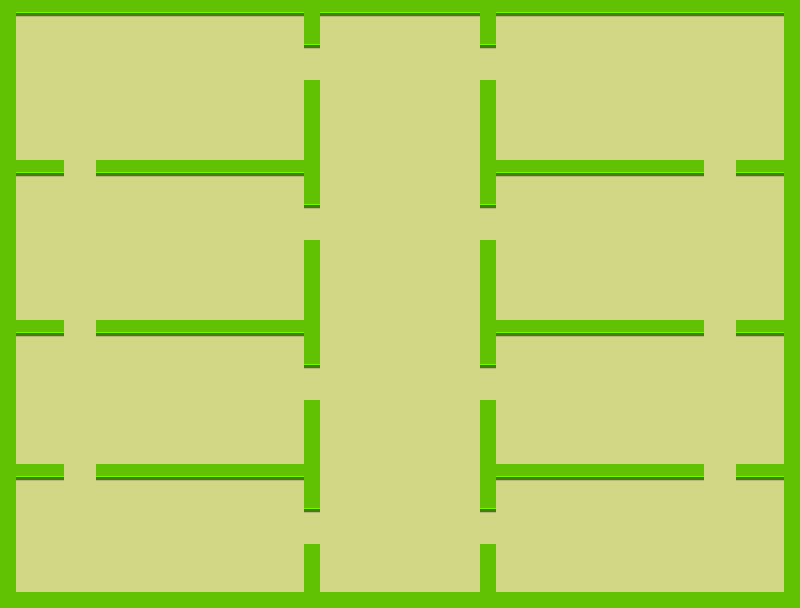

A 2D game scene composited from a Tiled map and its tileset images. What follows is a short description and the map's XML, with every tile layer's data as written:
An orthogonal 50x38 tile map with 16x16 px tiles, 1 tile layer (Tile Layer 1) and 7 objects (6x bat, player).

<map version="1.0" orientation="orthogonal" width="50" height="38" tilewidth="16" tileheight="16">
 <tileset firstgid="1" name="tiles" tilewidth="16" tileheight="16">
  <image source="../graphics/tiles.png" width="32" height="32" />
 </tileset>
 <layer name="Tile Layer 1" width="50" height="38">
  <data encoding="csv">
3,1,1,1,1,1,1,1,1,1,1,1,1,1,1,1,1,1,1,3,1,1,1,1,1,1,1,1,1,1,3,1,1,1,1,1,1,1,1,1,1,1,1,1,1,1,1,1,1,3,
3,4,4,4,4,4,4,4,4,4,4,4,4,4,4,4,4,4,4,3,4,4,4,4,4,4,4,4,4,4,3,4,4,4,4,4,4,4,4,4,4,4,4,4,4,4,4,4,4,3,
3,2,2,2,2,2,2,2,2,2,2,2,2,2,2,2,2,2,2,1,2,2,2,2,2,2,2,2,2,2,1,2,2,2,2,2,2,2,2,2,2,2,2,2,2,2,2,2,2,3,
3,2,2,2,2,2,2,2,2,2,2,2,2,2,2,2,2,2,2,4,2,2,2,2,2,2,2,2,2,2,4,2,2,2,2,2,2,2,2,2,2,2,2,2,2,2,2,2,2,3,
3,2,2,2,2,2,2,2,2,2,2,2,2,2,2,2,2,2,2,2,2,2,2,2,2,2,2,2,2,2,2,2,2,2,2,2,2,2,2,2,2,2,2,2,2,2,2,2,2,3,
3,2,2,2,2,2,2,2,2,2,2,2,2,2,2,2,2,2,2,3,2,2,2,2,2,2,2,2,2,2,3,2,2,2,2,2,2,2,2,2,2,2,2,2,2,2,2,2,2,3,
3,2,2,2,2,2,2,2,2,2,2,2,2,2,2,2,2,2,2,3,2,2,2,2,2,2,2,2,2,2,3,2,2,2,2,2,2,2,2,2,2,2,2,2,2,2,2,2,2,3,
3,2,2,2,2,2,2,2,2,2,2,2,2,2,2,2,2,2,2,3,2,2,2,2,2,2,2,2,2,2,3,2,2,2,2,2,2,2,2,2,2,2,2,2,2,2,2,2,2,3,
3,2,2,2,2,2,2,2,2,2,2,2,2,2,2,2,2,2,2,3,2,2,2,2,2,2,2,2,2,2,3,2,2,2,2,2,2,2,2,2,2,2,2,2,2,2,2,2,2,3,
3,2,2,2,2,2,2,2,2,2,2,2,2,2,2,2,2,2,2,3,2,2,2,2,2,2,2,2,2,2,3,2,2,2,2,2,2,2,2,2,2,2,2,2,2,2,2,2,2,3,
3,1,1,1,2,2,1,1,1,1,1,1,1,1,1,1,1,1,1,3,2,2,2,2,2,2,2,2,2,2,3,1,1,1,1,1,1,1,1,1,1,1,1,1,2,2,1,1,1,3,
3,4,4,4,2,2,4,4,4,4,4,4,4,4,4,4,4,4,4,3,2,2,2,2,2,2,2,2,2,2,3,4,4,4,4,4,4,4,4,4,4,4,4,4,2,2,4,4,4,3,
3,2,2,2,2,2,2,2,2,2,2,2,2,2,2,2,2,2,2,1,2,2,2,2,2,2,2,2,2,2,1,2,2,2,2,2,2,2,2,2,2,2,2,2,2,2,2,2,2,3,
3,2,2,2,2,2,2,2,2,2,2,2,2,2,2,2,2,2,2,4,2,2,2,2,2,2,2,2,2,2,4,2,2,2,2,2,2,2,2,2,2,2,2,2,2,2,2,2,2,3,
3,2,2,2,2,2,2,2,2,2,2,2,2,2,2,2,2,2,2,2,2,2,2,2,2,2,2,2,2,2,2,2,2,2,2,2,2,2,2,2,2,2,2,2,2,2,2,2,2,3,
3,2,2,2,2,2,2,2,2,2,2,2,2,2,2,2,2,2,2,3,2,2,2,2,2,2,2,2,2,2,3,2,2,2,2,2,2,2,2,2,2,2,2,2,2,2,2,2,2,3,
3,2,2,2,2,2,2,2,2,2,2,2,2,2,2,2,2,2,2,3,2,2,2,2,2,2,2,2,2,2,3,2,2,2,2,2,2,2,2,2,2,2,2,2,2,2,2,2,2,3,
3,2,2,2,2,2,2,2,2,2,2,2,2,2,2,2,2,2,2,3,2,2,2,2,2,2,2,2,2,2,3,2,2,2,2,2,2,2,2,2,2,2,2,2,2,2,2,2,2,3,
3,2,2,2,2,2,2,2,2,2,2,2,2,2,2,2,2,2,2,3,2,2,2,2,2,2,2,2,2,2,3,2,2,2,2,2,2,2,2,2,2,2,2,2,2,2,2,2,2,3,
3,2,2,2,2,2,2,2,2,2,2,2,2,2,2,2,2,2,2,3,2,2,2,2,2,2,2,2,2,2,3,2,2,2,2,2,2,2,2,2,2,2,2,2,2,2,2,2,2,3,
3,1,1,1,2,2,1,1,1,1,1,1,1,1,1,1,1,1,1,3,2,2,2,2,2,2,2,2,2,2,3,1,1,1,1,1,1,1,1,1,1,1,1,1,2,2,1,1,1,3,
3,4,4,4,2,2,4,4,4,4,4,4,4,4,4,4,4,4,4,3,2,2,2,2,2,2,2,2,2,2,3,4,4,4,4,4,4,4,4,4,4,4,4,4,2,2,4,4,4,3,
3,2,2,2,2,2,2,2,2,2,2,2,2,2,2,2,2,2,2,1,2,2,2,2,2,2,2,2,2,2,1,2,2,2,2,2,2,2,2,2,2,2,2,2,2,2,2,2,2,3,
3,2,2,2,2,2,2,2,2,2,2,2,2,2,2,2,2,2,2,4,2,2,2,2,2,2,2,2,2,2,4,2,2,2,2,2,2,2,2,2,2,2,2,2,2,2,2,2,2,3,
3,2,2,2,2,2,2,2,2,2,2,2,2,2,2,2,2,2,2,2,2,2,2,2,2,2,2,2,2,2,2,2,2,2,2,2,2,2,2,2,2,2,2,2,2,2,2,2,2,3,
3,2,2,2,2,2,2,2,2,2,2,2,2,2,2,2,2,2,2,3,2,2,2,2,2,2,2,2,2,2,3,2,2,2,2,2,2,2,2,2,2,2,2,2,2,2,2,2,2,3,
3,2,2,2,2,2,2,2,2,2,2,2,2,2,2,2,2,2,2,3,2,2,2,2,2,2,2,2,2,2,3,2,2,2,2,2,2,2,2,2,2,2,2,2,2,2,2,2,2,3,
3,2,2,2,2,2,2,2,2,2,2,2,2,2,2,2,2,2,2,3,2,2,2,2,2,2,2,2,2,2,3,2,2,2,2,2,2,2,2,2,2,2,2,2,2,2,2,2,2,3,
3,2,2,2,2,2,2,2,2,2,2,2,2,2,2,2,2,2,2,3,2,2,2,2,2,2,2,2,2,2,3,2,2,2,2,2,2,2,2,2,2,2,2,2,2,2,2,2,2,3,
3,1,1,1,2,2,1,1,1,1,1,1,1,1,1,1,1,1,1,3,2,2,2,2,2,2,2,2,2,2,3,1,1,1,1,1,1,1,1,1,1,1,1,1,2,2,1,1,1,3,
3,4,4,4,2,2,4,4,4,4,4,4,4,4,4,4,4,4,4,3,2,2,2,2,2,2,2,2,2,2,3,4,4,4,4,4,4,4,4,4,4,4,4,4,2,2,4,4,4,3,
3,2,2,2,2,2,2,2,2,2,2,2,2,2,2,2,2,2,2,1,2,2,2,2,2,2,2,2,2,2,1,2,2,2,2,2,2,2,2,2,2,2,2,2,2,2,2,2,2,3,
3,2,2,2,2,2,2,2,2,2,2,2,2,2,2,2,2,2,2,4,2,2,2,2,2,2,2,2,2,2,4,2,2,2,2,2,2,2,2,2,2,2,2,2,2,2,2,2,2,3,
3,2,2,2,2,2,2,2,2,2,2,2,2,2,2,2,2,2,2,2,2,2,2,2,2,2,2,2,2,2,2,2,2,2,2,2,2,2,2,2,2,2,2,2,2,2,2,2,2,3,
3,2,2,2,2,2,2,2,2,2,2,2,2,2,2,2,2,2,2,3,2,2,2,2,2,2,2,2,2,2,3,2,2,2,2,2,2,2,2,2,2,2,2,2,2,2,2,2,2,3,
3,2,2,2,2,2,2,2,2,2,2,2,2,2,2,2,2,2,2,3,2,2,2,2,2,2,2,2,2,2,3,2,2,2,2,2,2,2,2,2,2,2,2,2,2,2,2,2,2,3,
3,2,2,2,2,2,2,2,2,2,2,2,2,2,2,2,2,2,2,3,2,2,2,2,2,2,2,2,2,2,3,2,2,2,2,2,2,2,2,2,2,2,2,2,2,2,2,2,2,3,
3,3,3,3,3,3,3,3,3,3,3,3,3,3,3,3,3,3,3,3,3,3,3,3,3,3,3,3,3,3,3,3,3,3,3,3,3,3,3,3,3,3,3,3,3,3,3,3,3,3
</data>
 </layer>
 <objectgroup name="Object Layer 1" width="50" height="38">
  <object type="bat" x="199" y="81" />
  <object type="bat" x="152" y="260" />
  <object type="bat" x="653" y="240" />
  <object type="bat" x="595" y="431" />
  <object type="bat" x="556" y="117" />
  <object type="bat" x="223" y="420" />
  <object type="player" x="395" y="533" />
 </objectgroup>
</map>